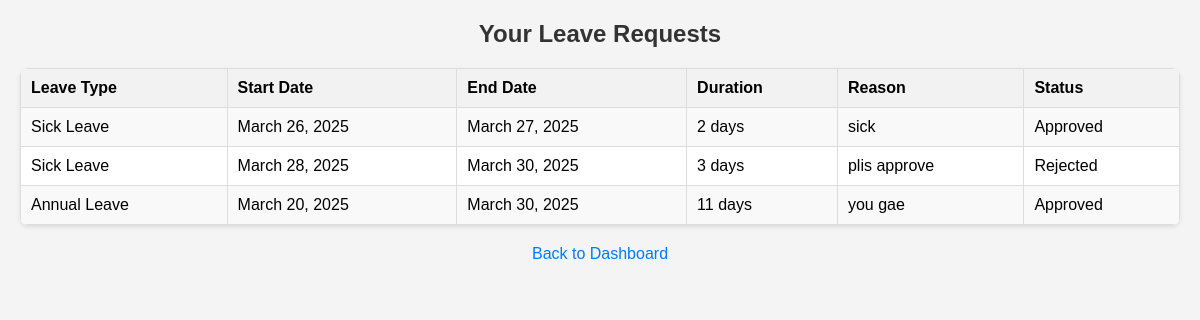
The page /leave-requests/ (signed in) on the database its author committed.
### myapp/models.py (models this page shows, shortened)
class LeaveRequest(models.Model):
    LEAVE_TYPES = [
        ('Annual', 'Annual Leave'),
        ('Sick', 'Sick Leave'),
        ('Other', 'Other')
    ]
    employee = models.ForeignKey(Employee, on_delete=models.CASCADE)
    leave_type = models.CharField(max_length=20, choices=LEAVE_TYPES, default='Annual')
    start_date = models.DateField()
    end_date = models.DateField()
    reason = models.TextField()
    status = models.CharField(max_length=20, choices=[('Pending', 'Pending'), ('Approved', 'Approved'), ('Rejected', 'Rejected')], default='Pending')
    def get_duration(self):
        return (self.end_date - self.start_date).days + 1

### myapp/views.py (the view)
# urls.py: path('leave-requests/', view_leave_requests, name='view_leave_requests'),
@login_required
def view_leave_requests(request):
    leave_requests = LeaveRequest.objects.filter(employee=request.user)
    return render(request, 'employees/view_leave_requests.html', {'leave_requests': leave_requests})

### myapp/templates/employees/view_leave_requests.html (shortened to what this page needs)
{% load static %}
<!DOCTYPE html>
<html lang="en">
<head>
</head>
<body>
    <h2>Your Leave Requests</h2>
    {% if leave_requests %}
        <table>
            <tr>
                <th>Leave Type</th>
                <th>Start Date</th>
                <th>End Date</th>
                <th>Duration</th>
                <th>Reason</th>
                <th>Status</th>
            </tr>
            {% for leave in leave_requests %}
            <tr>
                <td>{{ leave.get_leave_type_display }}</td>
                <td>{{ leave.start_date }}</td>
                <td>{{ leave.end_date }}</td>
                <td>{{ leave.get_duration }} days</td>
                <td>{{ leave.reason }}</td>
                <td>{{ leave.status }}</td>
            </tr>
            {% endfor %}
        </table>
    {% else %}
        <p>No leave requests found.</p>
    {% endif %}
    <a href="{% url 'dashboard' %}">Back to Dashboard</a>
</body>
</html>

### myapp/templates/employees/view_leave_requests.html (style rules this page uses)
body { font-family: sans-serif; margin: 20px; background-color: #f4f4f4; }
h2 { color: #333; margin-bottom: 20px; text-align: center; }
table { width: 100%; border-collapse: collapse; margin-top: 10px; background-color: #fff; box-shadow: 0 2px 4px rgba(0, 0, 0, 0.1); border-radius: 8px; overflow: hidden; }
th, td { border: 1px solid #ddd; padding: 10px; text-align: left; }
th { background-color: #f2f2f2; font-weight: bold; }
tr:nth-child(even) { background-color: #f9f9f9; }
a { display: block; text-align: center; margin-top: 20px; text-decoration: none; color: #007bff; }

### rows shown on the page
LeaveRequest: leave_type "Sick Leave", start_date "March 26, 2025", end_date "March 27, 2025", get_duration "2", reason "sick", status "Approved"
LeaveRequest: leave_type "Sick Leave", start_date "March 28, 2025", end_date "March 30, 2025", get_duration "3", reason "plis approve", status "Rejected"
LeaveRequest: leave_type "Annual Leave", start_date "March 20, 2025", end_date "March 30, 2025", get_duration "11", reason "you gae", status "Approved"
